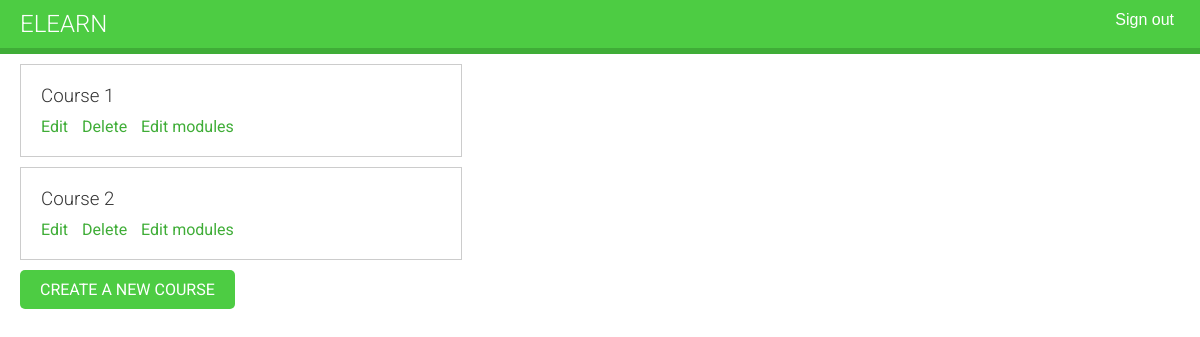
Before: /course/mine/ (signed in) with the older database file.
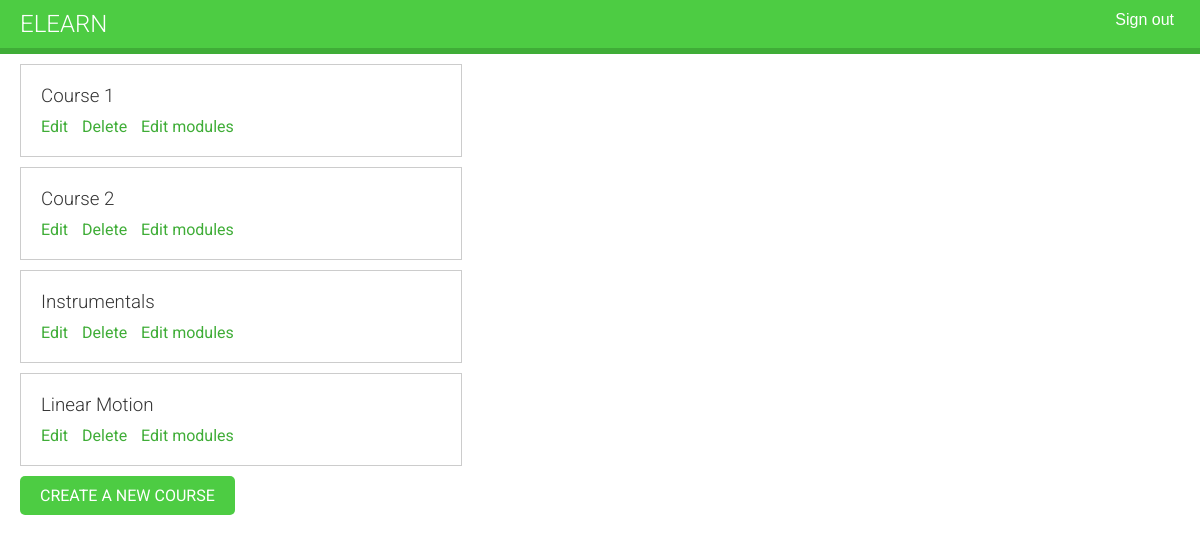
After: the same page with the newer database file.
### courses/models.py (models this page shows, shortened)
class Course(models.Model):
    owner = models.ForeignKey(
        User,
        related_name = 'courses_created',
        on_delete = models.CASCADE
    )
    subject = models.ForeignKey(
        Subject,
        related_name = 'courses',
        on_delete = models.CASCADE
    )
    title = models.CharField(max_length = 200)
    slug = models.CharField(max_length = 200, unique = True)
    overview = models.TextField()
    created = models.DateTimeField(auto_now_add = True)
    class Meta:
        ordering = ['created']

### courses/views.py (the view)
class ManageCourseListView(OwnerCourseMixin, ListView):
    model = Course
    template_name = 'courses/manage/course/list.html'
    permission_required = 'courses.view_course'

### courses/views.py (called while the page is built)
    def get_queryset(self):
        qs = super().get_queryset()
        return qs.filter(owner = self.request.user)

### courses/templates/courses/manage/course/list.html (shortened to what this page needs)
{% extends "base.html" %}
{% block content %}
    <div class="module">
        {% for course in object_list %}
            <div class="course-info">
                <h3>{{ course.title }}</h3>
                <p>
                    <a href="{% url 'course_edit' course.id %}">Edit</a>
                    <a href="{% url 'course_delete' course.id %}">Delete</a>
                    <a href="{% url 'course_module_update' course.id %}">Edit modules</a>
                </p>
            </div>
            {% empty %}
            <p>You haven't created any courses yet.</p>
        {% endfor %}
        <p>
            <a href="{% url 'course_create' %}" class="button">Create a new course</a>
        </p>
    </div>
{% endblock content %}

Changed rows visible on the page:
added Course: title "Instrumentals"
added Course: title "Linear Motion"
